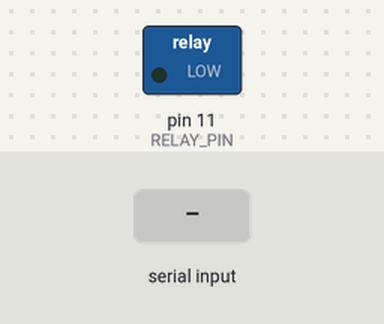
Bench run of a program on a simulated Arduino Mega 2560, built with avr-gcc and run on an emulated ATmega2560. Parts: switched loads named in the program (green lamp = pin HIGH). The inputs (shaded band) are chosen by the test bench.

Above: at 1.2 s.
1.3 s: "ON1\n" received over Serial
At 1.6 s:
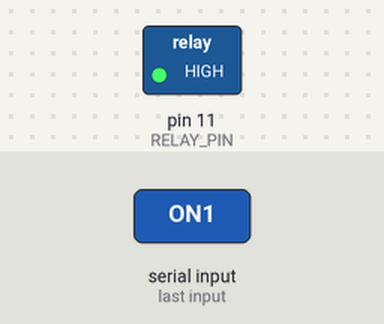
2.8 s: "RESET\n" received over Serial
At 4.0 s:
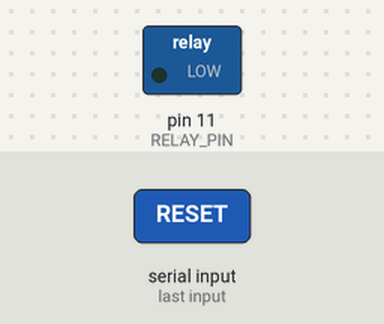
Timing chart, 0 to 5.8 s (numbered marks = the images above; inputs shaded):
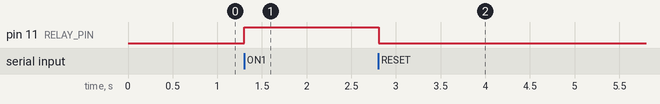

Measured:
- after the input at 1.3 s, pin 11 (RELAY_PIN): LOW → HIGH at once
- after the input at 2.8 s, pin 11 (RELAY_PIN): HIGH → LOW at once

The program:

main.cpp
```cpp
#include <Arduino.h>

const int RELAY_PIN = 11;

void setup() {
  Serial.begin(9600);
  pinMode(RELAY_PIN, OUTPUT);

  // Start with Pi OFF
  digitalWrite(RELAY_PIN, LOW); // LOW = Power OFF
}

void loop() {
  if (Serial.available()) {
    String cmd = Serial.readStringUntil('\n');
    cmd.trim(); // Remove any newline or whitespace

    if (cmd == "RESET" or cmd == "OFF1") {
      digitalWrite(RELAY_PIN, LOW);   // Power OFF
      //delay(3000);                    // Wait 3 seconds
      //digitalWrite(RELAY_PIN, HIGH);  // Power ON
    } else if (cmd == "ON1") {
      digitalWrite(RELAY_PIN, HIGH);  // Power ON
    } //else if (cmd == "OFF1") {
      //digitalWrite(RELAY_PIN, LOW);   // Power OFF
    //}
  }
}
```
